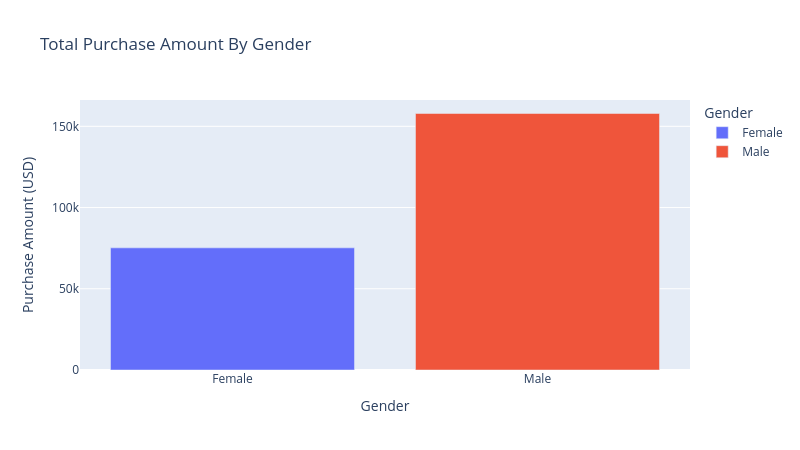

Here is the notebook cell this chart was saved with:
### Markdown cell above
## AVG Purchase amount by Gender

### Code cell
avg_amount_gen = df.groupby(['Gender'])['Purchase Amount (USD)'].sum().reset_index()
print(avg_amount_gen)
px.bar(
    avg_amount_gen,
    x='Gender',
    y='Purchase Amount (USD)',
    title='Total Purchase Amount By Gender',
    width=800,
    height=450,
    color ='Gender'
)

### Figure 1 — Plotly figure (JSON) as saved in the notebook; plotly's stock layout.template omitted (floating-point values rounded to 4 significant figures)
{"data": [{"alignmentgroup": "True", "hovertemplate": "Gender=%{x}<br>Purchase Amount (USD)=%{y}<extra></extra>", "legendgroup": "Female", "marker": {"color": "#636efa", "pattern": {"shape": ""}}, "name": "Female", "offsetgroup": "Female", "orientation": "v", "showlegend": true, "textposition": "auto", "type": "bar", "x": ["Female"], "xaxis": "x", "y": [75191], "yaxis": "y"}, {"alignmentgroup": "True", "hovertemplate": "Gender=%{x}<br>Purchase Amount (USD)=%{y}<extra></extra>", "legendgroup": "Male", "marker": {"color": "#EF553B", "pattern": {"shape": ""}}, "name": "Male", "offsetgroup": "Male", "orientation": "v", "showlegend": true, "textposition": "auto", "type": "bar", "x": ["Male"], "xaxis": "x", "y": [157890], "yaxis": "y"}], "layout": {"barmode": "relative", "height": 450, "legend": {"title": {"text": "Gender"}, "tracegroupgap": 0}, "title": {"text": "Total Purchase Amount By Gender"}, "width": 800, "xaxis": {"anchor": "y", "autorange": true, "categoryarray": ["Female", "Male"], "categoryorder": "array", "domain": [0, 1], "range": [-0.5, 1.5], "title": {"text": "Gender"}, "type": "category"}, "yaxis": {"anchor": "x", "autorange": true, "domain": [0, 1], "range": [0, 166200], "title": {"text": "Purchase Amount (USD)"}, "type": "linear"}}}
